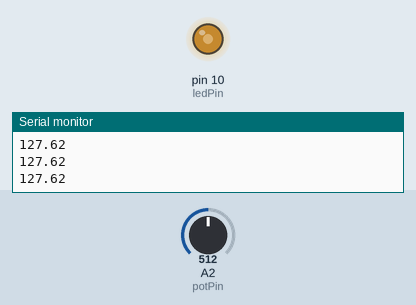
A sketch run on a simulated Arduino Uno, built with avr-gcc and run on an emulated ATmega328P. On the bench: output pins drawn as LEDs (lit = HIGH), the last lines printed to the serial monitor. Inputs (shaded band) come from the test bench; at power-on: A2 (potPin) = 512.

Above: at 1.2 s.
1.3 s: A2 (potPin) set to 716
At 2.5 s:
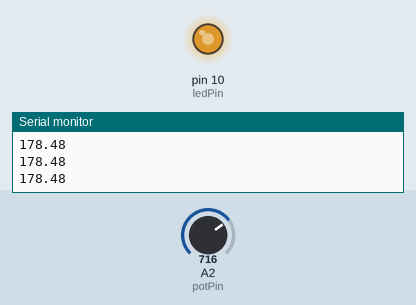
2.8 s: A2 (potPin) set to 900
At 3.6 s:
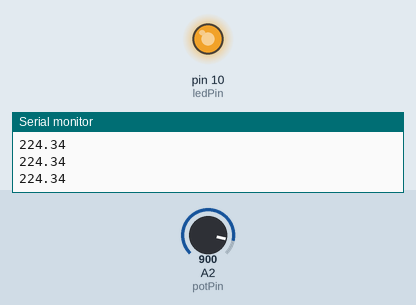
4.3 s: A2 (potPin) set to 122
At 4.6 s:
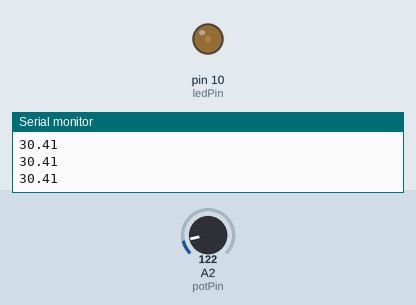
5.8 s: A2 (potPin) set to 0
At 6.9 s:
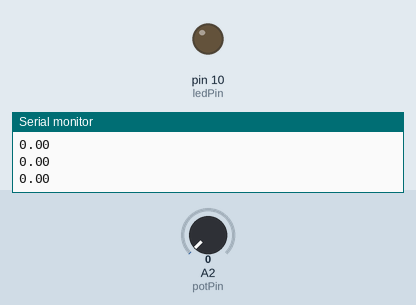
7.3 s: A2 (potPin) set to 511
At 8.2 s:
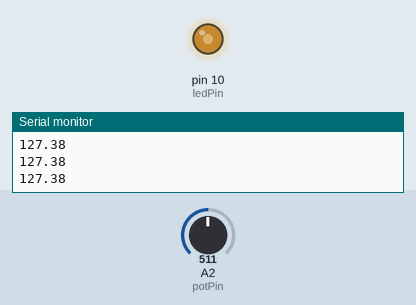
Timing chart, 0 to 9.8 s (numbered marks = the images above; inputs shaded):
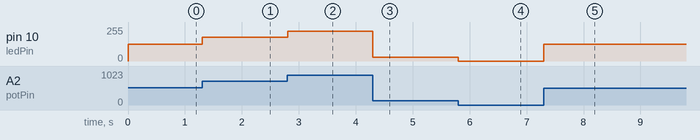

The sketch:

dimmable_led.ino
```cpp
int potPin = A2;
int ledPin = 10;
float potVal;
float ledVal;


void setup() {
  Serial.begin(9600);
  pinMode(potPin, INPUT);
  pinMode(ledPin, OUTPUT);

}

void loop() {
  potVal = analogRead(potPin);
  ledVal = (255./1023.) * potVal;
  analogWrite(ledPin, ledVal);
  Serial.println(ledVal);
}
```

Measured:
- after the input at 1.3 s, pin 10 (ledPin): 127/255 → 178/255 at once
- after the input at 2.8 s, pin 10 (ledPin): 178/255 → 224/255 at once
- after the input at 4.3 s, pin 10 (ledPin): 224/255 → 30/255 at once
- after the input at 5.8 s, pin 10 (ledPin): 30/255 → 0/255 at once
- after the input at 7.3 s, pin 10 (ledPin): 0/255 → 127/255 at once
